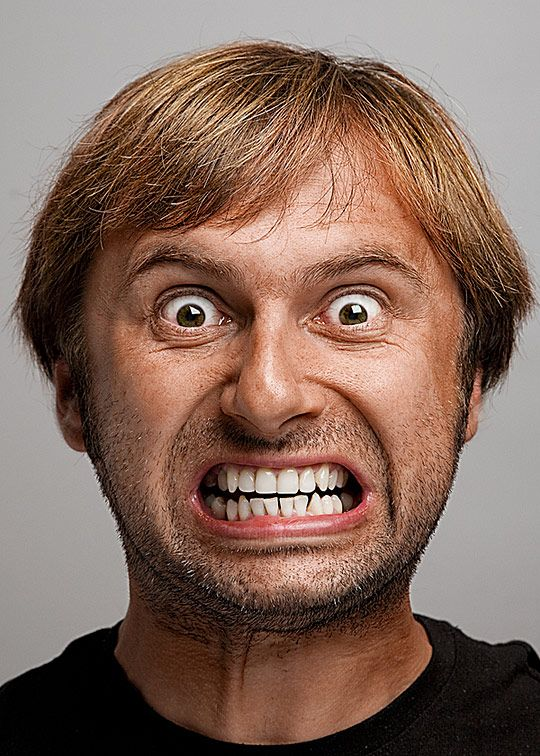
#> input picture Images/000002.jpg, 540 x 756 px; its folder holds 2 pictures in this run
$ python face_cropper.py Images out.png   (older library calls are emulated)
#> lines starting #> are read from the running program, lines starting #| are printed output that depends on the picture
import cv2
import sys
import os
from PIL import Image

cascPath = "haarcascade_frontalface_default.xml"
source = sys.argv[1]
destination = sys.argv[2]


#Finds faces in an image
#Returns list of faces
def find_faces (image_path, iteration):
    # Create the haar cascade
#> called with image_path = 'Images/000002.jpg', iteration = 1
    original_image = Image.open(image_path)
#> original_image is the input picture: PIL image 540x756 RGB; mean R, G, B 132.3, 105.4, 93.2
    faceCascade = cv2.CascadeClassifier(cascPath)

    # Read the image
    image = cv2.imread(image_path)
    gray = cv2.cvtColor(image, cv2.COLOR_BGR2GRAY)
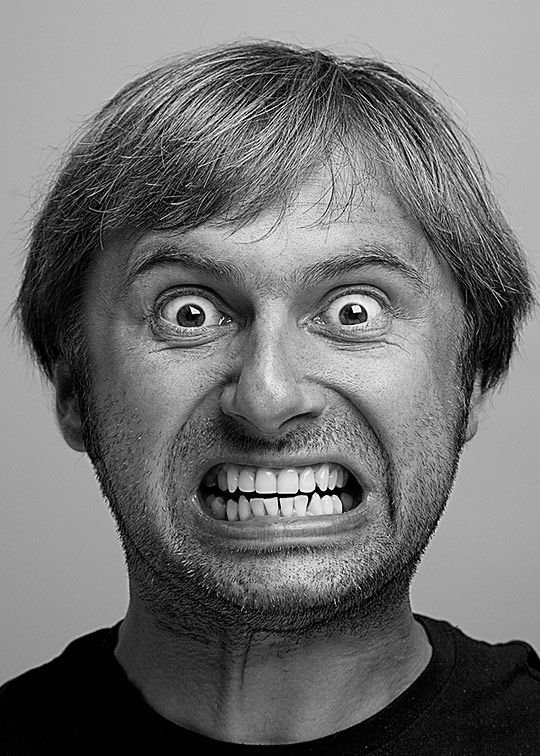
#> gray: shape (756, 540); min 0, max 255, mean 112.1

    # Detect faces in the image
    faces = faceCascade.detectMultiScale(
        gray,
        scaleFactor=1.2,
        minNeighbors=5,
        minSize=(30, 30)
        #flags = cv2.CV_HAAR_SCALE_IMAGE
    )
#> faces = [[71, 149, 405, 405]]
    print ("Found {0} faces!".format(len(faces)))
#| Found 1 faces!
    return (faces, original_image, image_path, iteration)

#For each face found, crops the face, makes it greyscale and resizes it
def crop_greyscale_resize_and_save (faces_and_original):
    j = 0
#> j = 0
    for (x, y, w, h) in faces_and_original[0]:
        left = x
        top = y
        right = (x + w)
        bottom = (y + h)
        cropped_example = faces_and_original[1].crop((left, top, right, bottom))
        cropped_example = cropped_example.convert('L')
        cropped_example = cropped_example.resize((48,48))
        final_path = destination + '/' + str(faces_and_original[3]) + '+' + str(j) + ".jpg"
        print (final_path)
        cropped_example.save (final_path)
        j += 1
#> this loop made 1 pass
#> (x, y, w, h, left, top, right, bottom) on pass 1: (71, 149, 405, 405, 71, 149, 476, 554)
#| out.png/1+0.jpg
#> pass 1, in crop_greyscale_resize_and_save, `cropped_example = faces_and_original[1].crop((left, top, right, bottom))`:
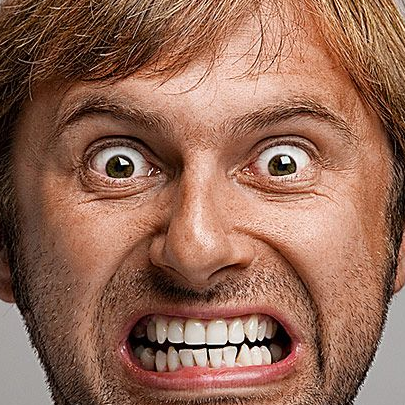
#> cropped_example: PIL image 405x405 RGB; mean R, G, B 148.5, 104.7, 85.7
#> pass 1, in crop_greyscale_resize_and_save, `cropped_example = cropped_example.convert('L')`:
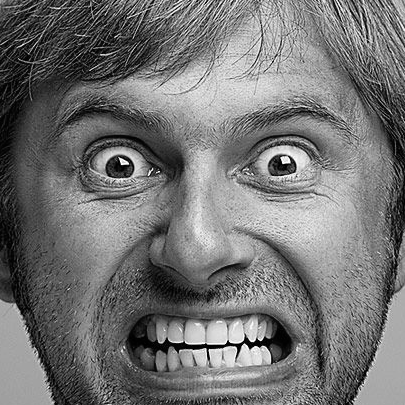
#> cropped_example: PIL image 405x405 L; min 0, max 255, mean 115.6
#> pass 1, in crop_greyscale_resize_and_save, `cropped_example = cropped_example.resize((48,48))`:
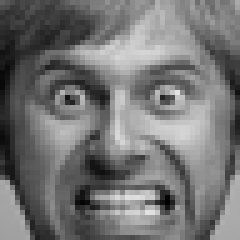
#> cropped_example: PIL image 48x48 L (shown 5 times larger); min 0, max 227, mean 115.6
#> after the loop, j = 1

#Loops through a source of images
def loop_through_folder():
    iteration = 0
    suffix = "jpg"
    for fn in os.listdir(source):
        if fn.endswith(suffix):
            iteration += 1
            crop_greyscale_resize_and_save(find_faces(source+'/'+fn, iteration))
#> pass 2 of the loop in loop_through_folder, `for fn in os.listdir(source):`:
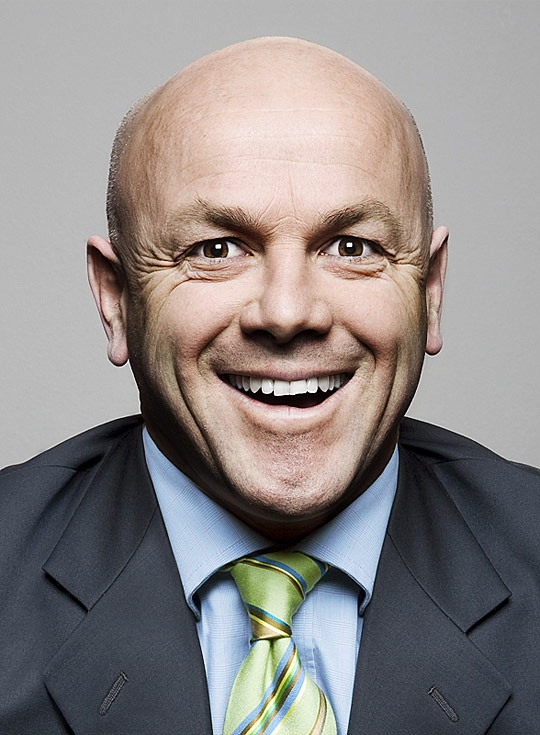
#> input picture Images/000003.jpg, 540 x 735 px
#> in find_faces, original_image is the input picture: PIL image 540x735 RGB; mean R, G, B 141.1, 135.7, 134.5
#> image: shape (735, 540, 3)
#> gray: shape (735, 540)
#> faces = [[196, 38, 168, 168], [107, 110, 350, 350]]
#| Found 2 faces!
#> in crop_greyscale_resize_and_save (call 2), `j = 0`: j = 0
#> the loop in crop_greyscale_resize_and_save (call 2), `for (x, y, w, h) in faces_and_original[0]:` made 2 passes
#> (x, y, w, h, left, top, right, bottom) on passes 1 to 2: (196, 38, 168, 168, 196, 38, 364, 206), (107, 110, 350, 350, 107, 110, 457, 460)
#> (printed output is left out)
#> pass 1, in crop_greyscale_resize_and_save (call 2), `cropped_example = cropped_example.convert('L')`:
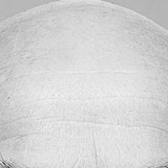
#> cropped_example: PIL image 168x168 L; min 71, max 244, mean 212.3
#> after the loop in crop_greyscale_resize_and_save (call 2), `for (x, y, w, h) in faces_and_original[0]:`:
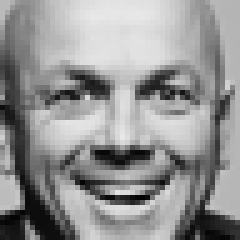
#> cropped_example: PIL image 48x48 L (shown 5 times larger); min 0, max 232, mean 147.5
#> after the loop in crop_greyscale_resize_and_save (call 2), `for (x, y, w, h) in faces_and_original[0]:`: j = 2

loop_through_folder()
